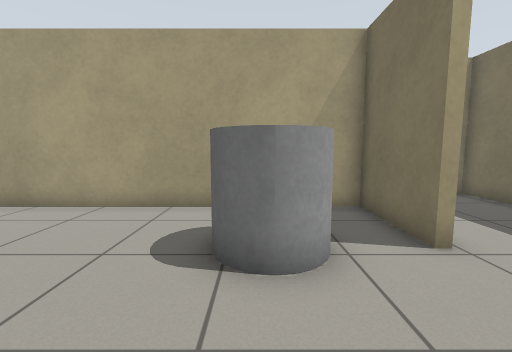
view 1 (above)

17 first-person views from a walk through a robot-simulator world made for Gazebo. The camera is 0.85 m above the floor, tilts 6° down and sees 90° across. The floor is counted in squares, 0.5 m on a side. Each view is taken from the middle of a square. On the plan, view 1 faces up. The plan holds only what a view shows up to about 14 squares ahead; the rest is blank.

view 2
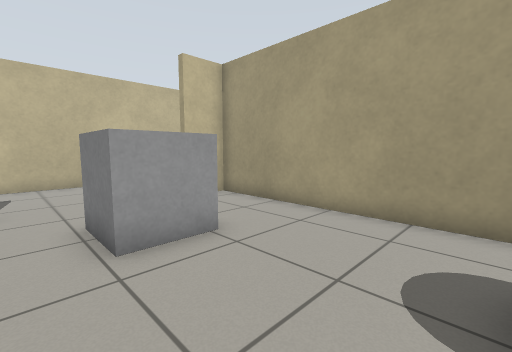

view 3
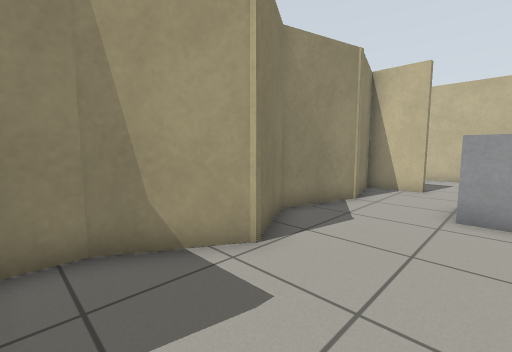

view 4
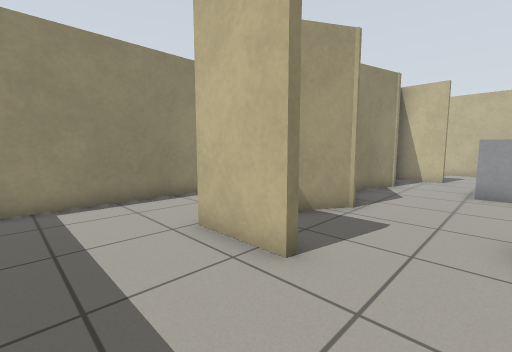

view 5
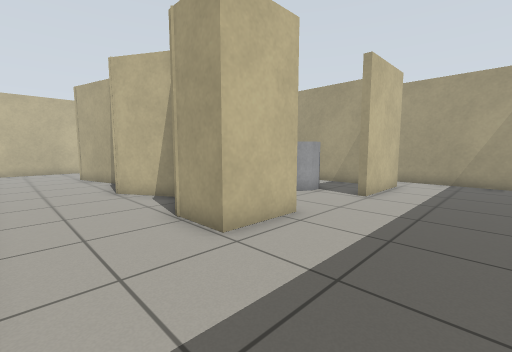

view 6
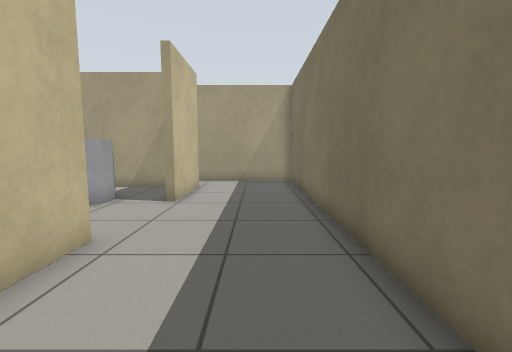

view 7
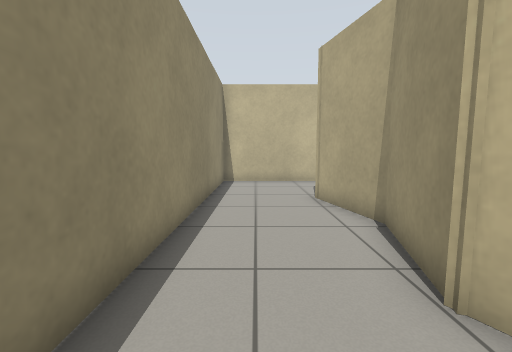

view 8
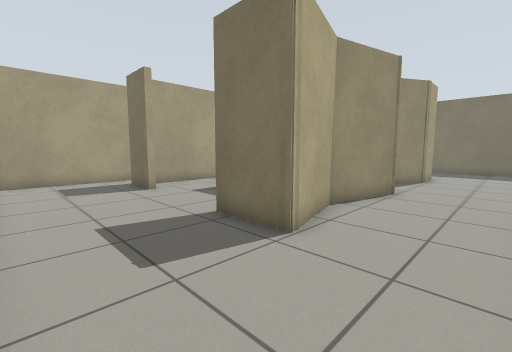

view 9
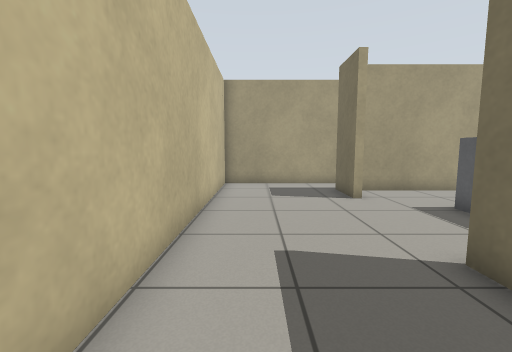

view 10
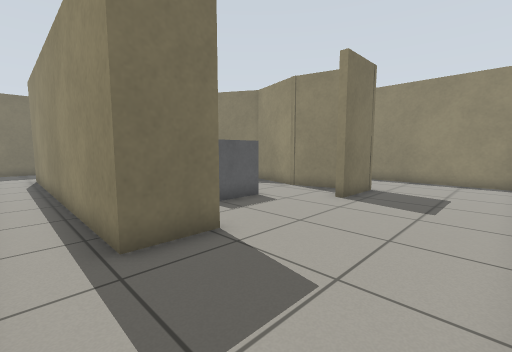

view 11
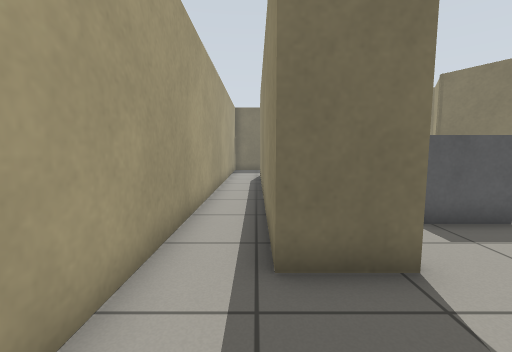

view 12
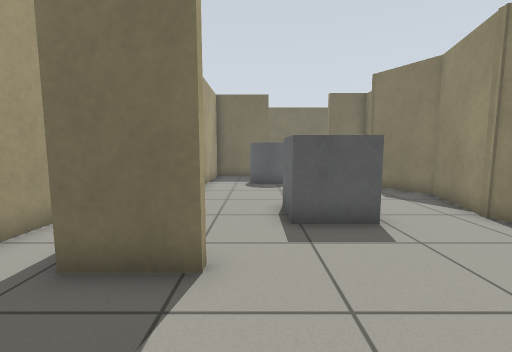

view 13
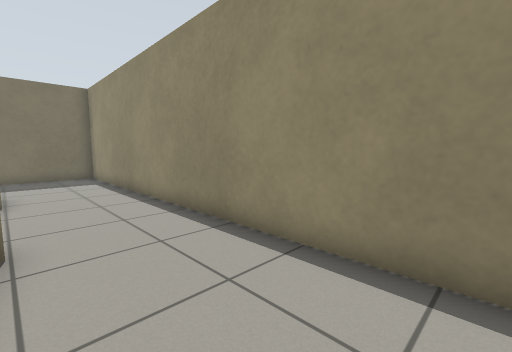

view 14
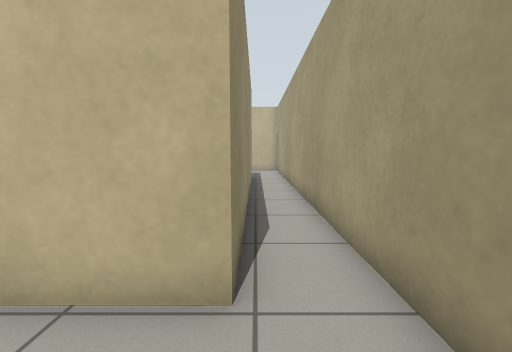

view 15
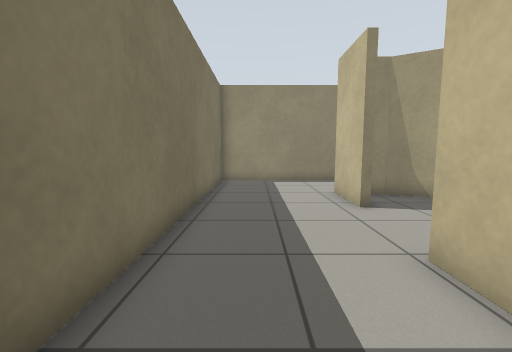

view 16
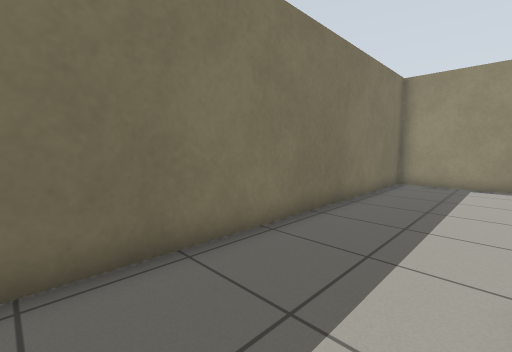

view 17
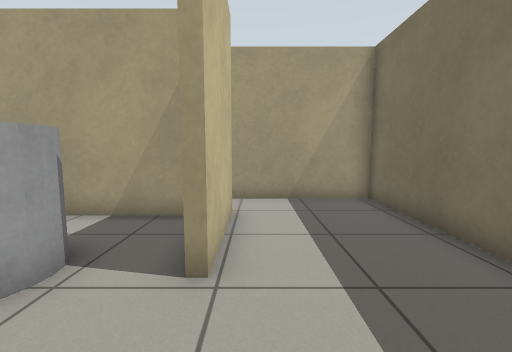

### Floor plan
Ten units are one square. View 1 is at (0, 0); x grows to the right and y downward. Boxes are objects, and circles mark ways between rooms. Rooms are numbered by the first view taken in them; rooms with no view inside come last. Other rooms are left out.
<svg viewBox="-150 -102 234 164">
<path fill="none" stroke="#000" d="M-96 -6 -96 16 -67 8 -36 16 -12 2 11 16 21 16M31 -41 31 -74 -93 -74 -93 -57 -96 -57 -96 -77 34 -77M34 -97 -145 -97 -145 -5M-14 7 -36 19 -67 11 -99 19 -99 -6M29 -6 29 19 10 19 -5 10M-95 19 -99 19M34 -77 34 -41M-145 -5 -145 57 79 57 79 -97 34 -97"/>
<rect x="-75" y="-45" width="20" height="30" fill="#bbb"><title>grey box</title></rect>
<rect x="-15" y="-55" width="30" height="20" fill="#bbb"><title>grey cylinder</title></rect>
<circle cx="-125" cy="5" r="3" fill="#2a7"/>
<circle cx="30" cy="-25" r="3" fill="#2a7"/>
<circle cx="40" cy="-90" r="3" fill="#2a7"/>
<text x="-60" y="-40">1</text>
<text x="-10" y="20">2</text>
</svg>
Room 1 opens to room 2.

Where each view was taken, in squares from view 1:
view 1: 0 up, 0 right, facing up
view 2: 1 up, 1 left, facing up-left
view 3: 3 up, 2 right, facing down-left
view 4: 3 up, 6 right, facing down-left
view 5: 5 down, 7 right, facing up-left
view 6: 4 down, 6 right, facing up
view 7: 4 down, 1 left, facing left
view 8: 5 down, 14 left, facing up-right
view 9: 3 down, 13 left, facing up
view 10: 9 up, 14 left, facing down-right
view 11: 8 up, 13 left, facing right
view 12: 5 up, 13 left, facing right
view 13: 2 down, 9 left, facing down-right
view 14: 8 up, 6 right, facing left
view 15: 8 up, 6 right, facing down
view 16: 8 up, 4 right, facing down-right
view 17: 1 up, 4 right, facing up
